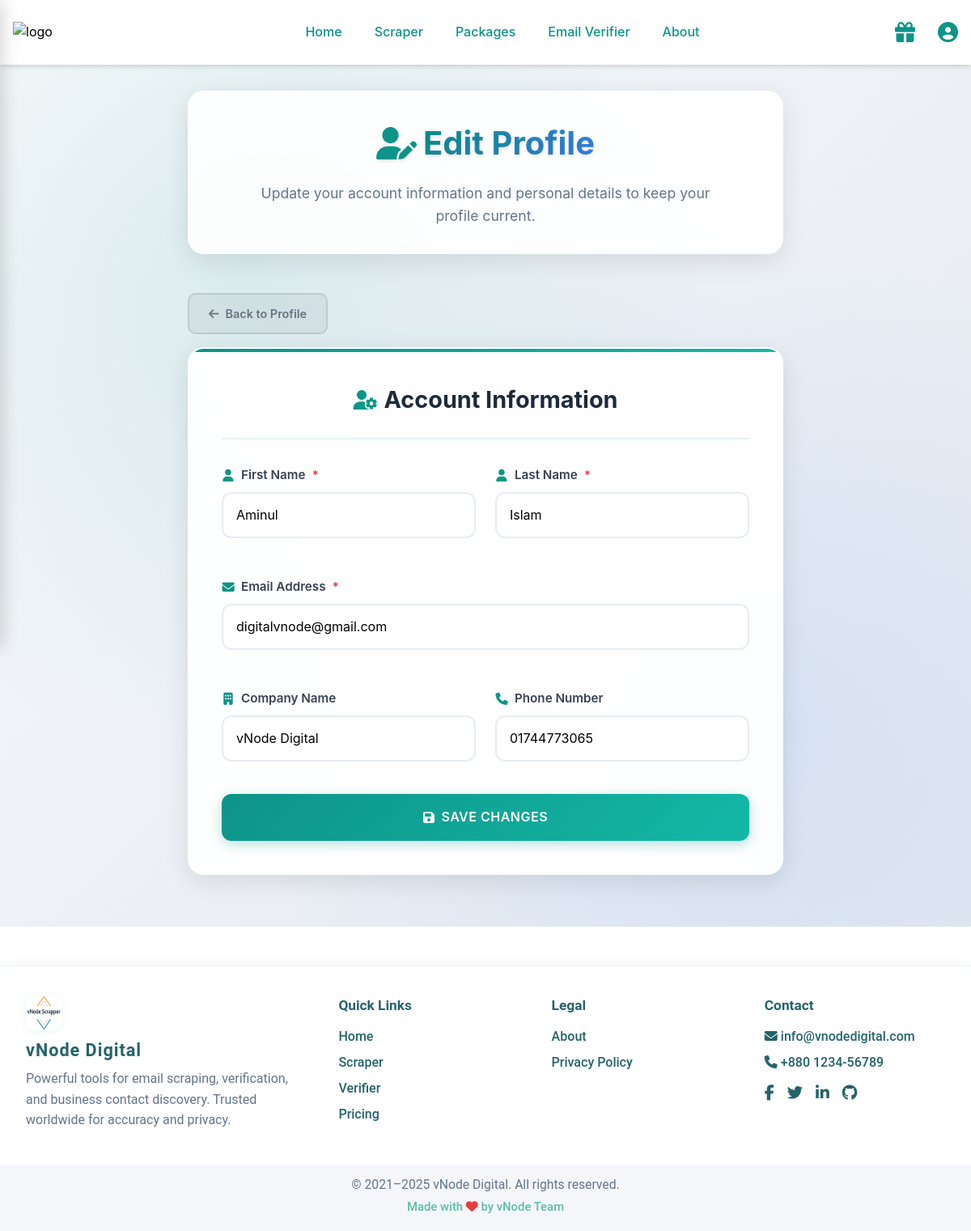
/account/profile/edit/ (signed in), run on an earlier commit of the app's database.
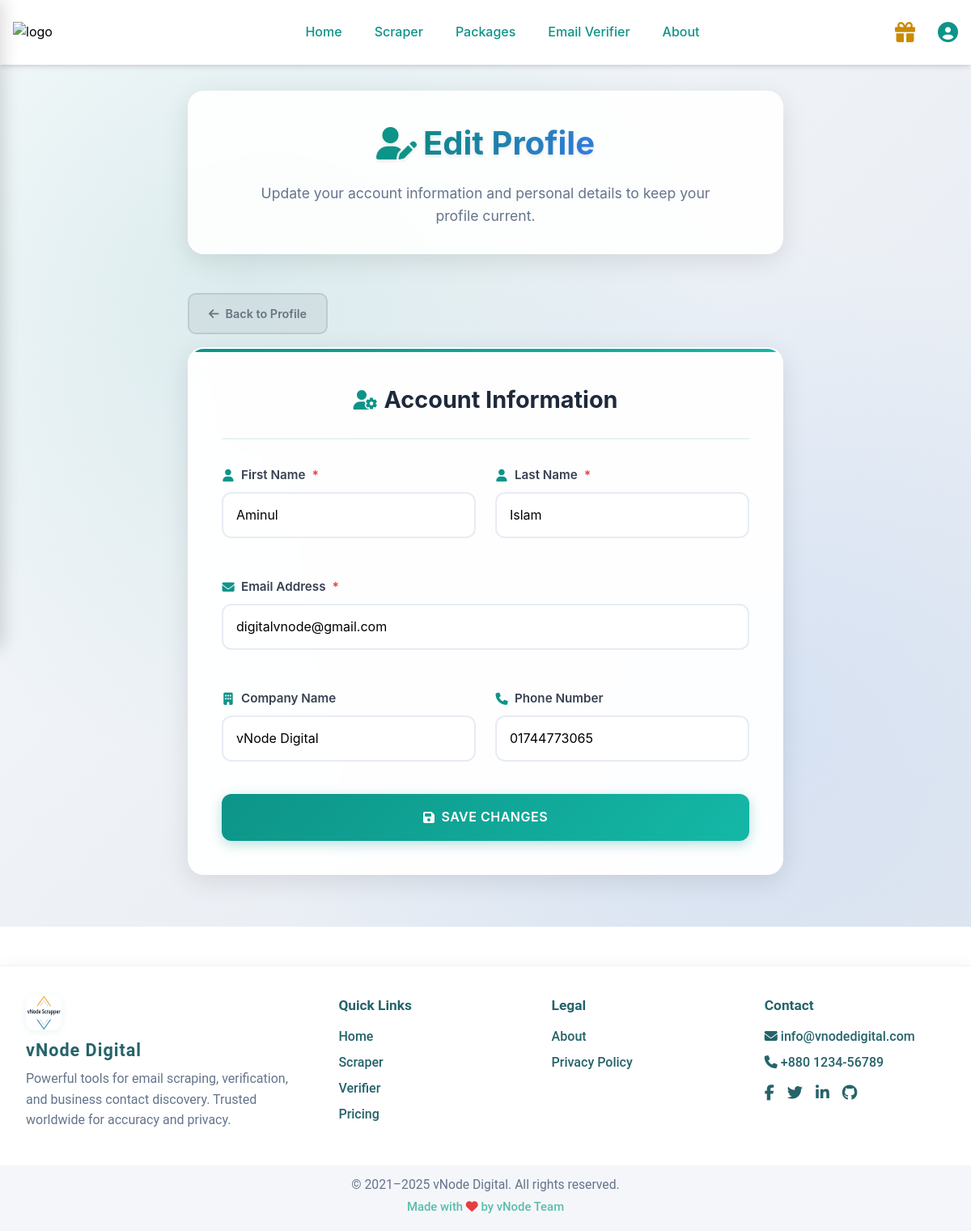
And on a later commit of the database.
### accounts/views.py (the view, shortened to what this page needs)
# urls.py: path('profile/edit/', views.edit_profile, name='edit_profile'),  # Fixed incorrect reference
@login_required
def edit_profile(request):
    user = request.user
    profile, created = UserProfile.objects.get_or_create(user=user)
    context = {
        'user': user,
        'profile': profile,
    }
    return render(request, 'accounts/edit_profile.html', context)

### accounts/context_processors.py (called while the page is built)
def today_context(request):
    return {
        'today': now().date()
    }

### page/context_processors.py (called while the page is built)
def footer_pages(request):
    return {
        'footer_pages': Page.objects.filter(is_footer=True)
    }

### templates/accounts/edit_profile.html (shortened to what this page needs)
{% extends 'base.html' %}
{% load static %}
{% block head %}
<link href="https://cdnjs.cloudflare.com/ajax/libs/font-awesome/6.0.0/css/all.min.css" rel="stylesheet">
{% endblock %}
{% block body %}
<div class="edit-profile-dashboard">
    <div class="edit-profile-container">
        <div class="edit-profile-header">
            <h1>
                <i class="fas fa-user-edit"></i>
                <span class="title-text">Edit Profile</span>
            </h1>
            <p>Update your account information and personal details to keep your profile current.</p>
        </div>
        <a href="{% url 'accounts:user_profile' %}" class="back-btn">
            <i class="fas fa-arrow-left"></i>
            Back to Profile
        </a>
        <div class="edit-profile-card">
            <div class="card-header">
                <h3>
                    <i class="fas fa-user-cog"></i>
                    Account Information
                </h3>
            </div>
            <form method="POST" class="form-container">
                <div class="form-grid">
                    <div class="form-group">
                        <label class="form-label required">
                            <i class="fas fa-user"></i>
                            First Name
                        </label>
                        <input type="text" name="first_name" value="{{ user.first_name }}" class="form-input" required>
                    </div>
                    <div class="form-group">
                        <label class="form-label required">
                            <i class="fas fa-user"></i>
                            Last Name
                        </label>
                        <input type="text" name="last_name" value="{{ user.last_name }}" class="form-input" required>
                    </div>
                    <div class="form-group form-grid-full">
                        <label class="form-label required">
                            <i class="fas fa-envelope"></i>
                            Email Address
                        </label>
                        <input type="email" name="email" value="{{ user.email }}" class="form-input" required>
                    </div>
                    <div class="form-group">
                        <label class="form-label">
                            <i class="fas fa-building"></i>
                            Company Name
                        </label>
                        <input type="text" name="company_name" value="{{ profile.company_name }}" class="form-input" placeholder="Enter your company name">
                    </div>
                    <div class="form-group">
                        <label class="form-label">
                            <i class="fas fa-phone"></i>
                            Phone Number
                        </label>
                        <input type="text" name="phone_number" value="{{ profile.phone_number }}" class="form-input" placeholder="Enter your phone number">
                    </div>
                </div>
                <button type="submit" class="save-btn">
                    <i class="fas fa-save"></i>
                    Save Changes
                </button>
            </form>
        </div>
    </div>
</div>
{% endblock %}

What changed in the data, as far as the page shows it:
changed UserProfile "vNode Digital": last_reward_claim "2025-07-28" → "2025-08-19" (drawn)
